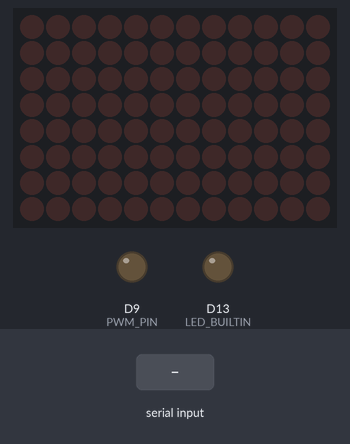
Bench run of a sketch on a simulated Arduino Uno R4 WiFi. On the bench: 12×8 LED matrix, output pins drawn as LEDs (lit = HIGH). Inputs (shaded band) come from the test bench. EEPROM starts erased; what the sketch prints to the serial monitor is not drawn.

Above: at 1.2 s.
1.3 s: "90 45 200\n" received over Serial
2.8 s: "90 45\n" received over Serial
4.3 s: "5\n" received over Serial
Timing chart, 0 to 11.8 s (numbered marks = the images above; inputs shaded):
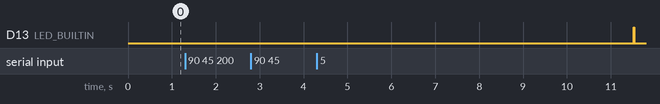

The sketch:

main_illu_R4.ino
```cpp
/*
 FWest Arduino UNO R4 Wifi v01.08.2023
 Setting up a UART communication between the Bruker NMR-Spectrometer PC and LED.
 No Spectrometer modification required
 Instructions to the Arduino are sent as 8-bit integer numbers,
 separated by space (" ").

 !!! Only applies to Uno R3 / MEGA2560:
 !!! A 10 uF or 22 uF electrolyte cap has to be conneected between RESET (+) and GND(-)
 !!! on the Arduino to prevent resetting when Serial ports are opened!
 !!! Only works properly with the capacitor connected!
 !!! R4 Wifi does not need this as it seems

 The number of received arguments with this code depends on the Baudrate.
 9600: 11-15 bytes can be received without problem (e.g. 255 255 255 == 11 bytes == 11.5 ms)
 115200: At least 128 bytes can be received

 Known Bugs:
 - Sent messages are printed wrong sometimes at higher Baudrates when using PySerial,
   this may be an Error of Python, though since it is always correct in the Arduino IDE
   serial monitor.
   v01.08.2023 for R4: This error does not occur
 - Communication is sometimes randomly not working anymore, the Rx/Tx LEDs turn on
   for a few seconds, but nothing is sent back and sent commands are not executed (22.05.2023)
   fix from:
   https://stackoverflow.com/questions/34694052/why-serial-communications-from-arduino-stops-after-some-time
   Apparently this can be accounted to voltage fluctuations, etc.

Version Changes:
 - 22.05.2023: Added regular reset of Serial port, controlled by RESETRATE and indicted by a short
               flashing of the builtin LED.
               Added zeroing the gcaRxStr to 0x00 with memset
 - 01.08.2023: Using the 8x12 LED-matrix on the Uno R4 Wifi to visualize the set PWM-Level.
*/

#include <string.h>
#include <stdlib.h>
#include "Arduino_LED_Matrix.h"
#include <EEPROM.h>

#define BAUDRATE 115200                       // Baudrate, on some systems the value 9600 may be used
#define PWM_PIN 9                             // Physical Pin Number on Arduino, must be PWM compatible (UNO R3: 3, 5, 6, 9, 10, 11)
#define MAX_MESSAGE_LENGTH 64                 // Max allowed length of input
#define ARG_NUMBER 10                         // Max allowed number of args, higher baudrates allow more args
#define RESETRATE 10000                       //  Set port reset rate in ms. (i.e. each approx. RESETRATE ms, the port will be closed and reopened)

static char gcaRxStr[MAX_MESSAGE_LENGTH+1];   // Received message string
static char * gcaAux;                         // Auxiliary String for strtok() string splitting
static uint8_t u8aArgs[ARG_NUMBER];           // Arguments as Array
static uint8_t u8pwm = 0;                     // PWM duty cycle variable
static uint8_t u8RxStrPos = 0;                // Position at Received string, equals to number of rec. bytes
static uint8_t u8ArgPos = 0;                  // Number of Arguments after strtok() splitting
static uint32_t u32reset = 0;                 // Resetcounter for port closing and reopening

// R4 Specific code
ArduinoLEDMatrix matrix;
uint32_t status[3];

void setup()
{
  Serial.begin(BAUDRATE);
  matrix.begin();
  while(!Serial) continue; // This evaluates to always true on Uno R3
  pinMode(PWM_PIN, OUTPUT);
  pinMode(LED_BUILTIN, OUTPUT);
  delay(10);

  // The if statement prints a string permanently stored in EEPROM (Starting from address 0x0000), if present
  // The EEPROM can be written by another Arduino program.
  // New Arduinos have all bytes initialized to 0xFF
  if (EEPROM.read(0x0000) != 0xFF)
  {
    uint16_t u16address =0x0000;
    while (EEPROM.read(u16address) != 0xFF)
    {
      Serial.print(char(EEPROM.read(u16address)));
      u16address++;
    }
    Serial.println();
  }
  Serial.print("Starting...");
  Serial.println();
}

void loop()
{
  // READ UART INPUT
  char cInByte;

  if (Serial.available() > 0)
  {
    delay(1);
    u8RxStrPos = 0;
    u8ArgPos = 0;
    memset(gcaRxStr, 0, MAX_MESSAGE_LENGTH+1); // Reset the character argument string
    while (Serial.available() > 0)
    {
      cInByte = Serial.read();
      if (cInByte != '\n')
      {
        gcaRxStr[u8RxStrPos] = cInByte;
        u8RxStrPos++;
      }
      if (cInByte == '\n')
      {
        gcaRxStr[u8RxStrPos] = '\0';
        u8RxStrPos = 0;
      }
    } // End of message receive code


    // The UART has been read, now we can evaluate the string
    // The string is being split into substrings with strtok() and each arg converted to int,
    // then stored into u8aArgs Array. u8ArgPos holds the number of given arguments (like argc)
    gcaAux = strtok(gcaRxStr, " "); // First argument
    u8aArgs[u8ArgPos] = atoi(gcaAux);
    u8ArgPos++;
    while( gcaAux != NULL )  // Loop through as long as there are args
    {
      //Serial.println(gcaAux); //printing each token
      gcaAux = strtok(NULL, " ");
      u8aArgs[u8ArgPos] = atoi(gcaAux);
      u8ArgPos++;
    }
    Serial.print("Received: ");
    for (int i = 0 ; i < u8ArgPos-1; i++)
    {
      Serial.print(i);
      Serial.print(":");
      Serial.print(u8aArgs[i]);
      Serial.print(", ");
    } // At this point we have u8aArgs Array ready, and can do something with it
    Serial.println("");
    delay(3);


    /// COMMANDS
    switch (u8aArgs[0]) // The first argument is evaluated, type == int !!!, no "" needed
    {
      case (0): // Switch PWM off completely
        analogWrite(PWM_PIN,0); break;
      case (1): // Switch / updatePWM on to u8pwm value
        analogWrite(PWM_PIN, u8pwm); break;
      case (2): // Change PWM duty cycle variable
        u8pwm = u8aArgs[1]; break;
      case (3): // Change PWM duty cycle and update output
        u8pwm = u8aArgs[1]; analogWrite(PWM_PIN, u8pwm); break;
      case (4): // Toggle the OUTPUT 0% 100%
        u8pwm = (u8pwm > 0) ? 0 : 255; analogWrite(PWM_PIN, u8pwm); break;
      // More cases / commands can be added here to do whatever is needed
      default:
      break;
    }

  }

  // Start of Uno R4 Wifi specific code to control LED-Matrix on board
  uint8_t temp = uint8_t( (float(u8pwm)/255) * 96);
  status[0] = 0x00000000;
  status[1] = 0x00000000;
  status[2] = 0x00000000;
  for (int i = 0; i < 96; i++)
  {
    if (u8pwm != 0)
    {
      status[2] |= (1 << 0);
    }
    if (i < 32)
    {
      if (temp > 0)
      {
        status[2] |= (1 << i);
        temp--;
      }
    }
    else if (i < 64)
    {
      if (temp > 0)
      {
        status[1] |= (1 << (i-32));
        temp--;
      }
    }
    else
    {
      if (temp > 0)
      {
        status[0] |= (1 << (i-64));
        temp--;
      }
    }
  }
  matrix.loadFrame(status);
  // End of UNO R4 Wifi specific code

  // Reopening port unconditionally
  // Voltage fluctuations can cause the serial communication to break
  // This is a fix to obtain higher stability during runtime
  if(u32reset == RESETRATE)
  {
    digitalWrite(LED_BUILTIN, HIGH);
    Serial.end();      // close serial port
    delay(1);        //wait 1 ms
    Serial.begin(BAUDRATE); // reenable serial again
    delay(10);
    digitalWrite(LED_BUILTIN, LOW);
    u32reset = 0;
  }
  u32reset++;
  delay(1);
}
```

Measured:
- after the input at 1.3 s, every drawn part: stays the same
- after the input at 2.8 s, every drawn part: stays the same
